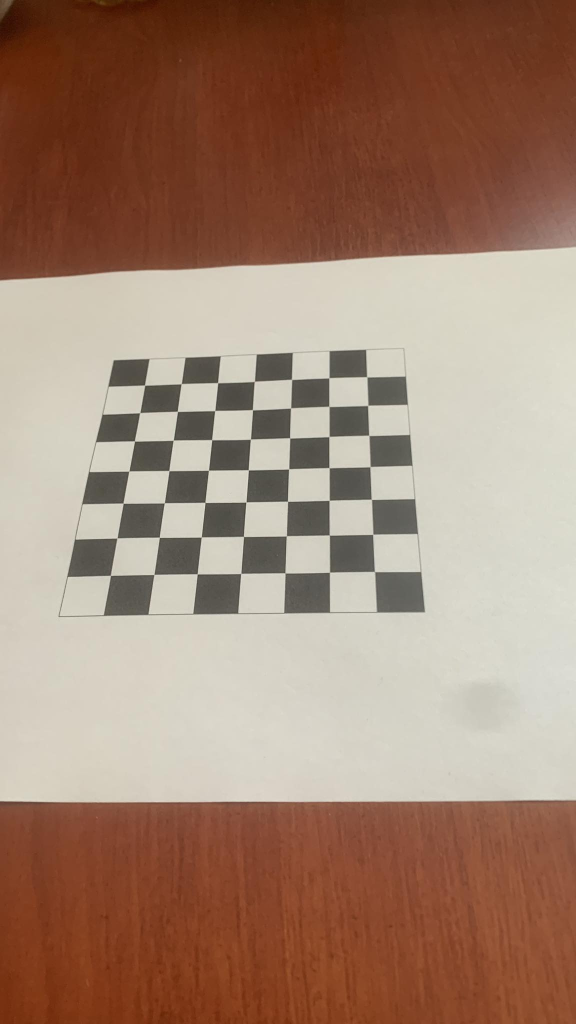
#> input picture NewChessBoard/348358990_1465926260818657_8167415450726061737_n.jpg, 1152 x 2048 px (shown at 1/2 size); its folder holds only this picture in this run
$ jupyter execute --allow-errors QRM4PB_AXJ0GV_GepiLatas_Feleves.ipynb
#> lines starting #> are read from the running program, lines starting #| are printed output that depends on the picture; after the words box and inside, x2 and y2 are one past the last pixel; in counts of white or black regions, pixels touching at a corner belong together; long printed decimals are rounded
<a href="https://colab.research.google.com/github/tolnaidominik/QRM4PB_AXJ0GV_GepiLatas/blob/main/QRM4PB_AXJ0GV_GepiLatas_Feleves.ipynb" target="_parent"></a>

[cell 1]
import numpy as np
import cv2 as cv
import glob
import matplotlib.pyplot as plt
from google.colab import drive

[cell 2]
drive.mount('/content/gdrive', force_remount = True)

[cell 3]
images = glob.glob("/content/gdrive/MyDrive/GepiLatas/NewChessBoard/*.jpg")

images

[cell 4]
# Vészleállási paraméterek beállítása
criteria = (cv.TERM_CRITERIA_EPS + cv.TERM_CRITERIA_MAX_ITER, 30, 0.001)
# 7x7 pattern
objp = np.zeros((7*7,3), np.float32)
objp[:,:2] = np.mgrid[0:7,0:7].T.reshape(-1,2)
objpoints = [] # 3D pontok (Való világ)
imgpoints = [] # 2D pontok (Kép)

[cell 5]
GRIDSIZE = 23  # 32 mm egy négyzet szélessége

objp[:, :2] = np.mgrid[0:7*GRIDSIZE:GRIDSIZE,0:7*GRIDSIZE:GRIDSIZE].T.reshape(-1,2)
print(objp)

[cell 6]
#A kamera kalibrációjához szükséges fontos bemeneti adatok a valós világ 3D pontok halmaza és ezeknek a pontoknak a képen való megfelelő 2D koordinátái.
#A kép kiszinezésénél az összeérő fekete sarkokat használja segítségül a program.

for fname in images:
    img = cv.imread(fname)
#> img is the input picture: shape (2048, 1152, 3); mean B, G, R 112.9, 131.3, 161
    print(fname)
    gray = cv.cvtColor(img, cv.COLOR_BGR2GRAY)
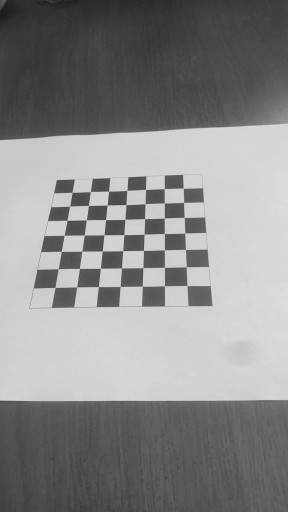
#> gray: shape (2048, 1152) (shown at 1/4 size); min 21, max 237, mean 138
    ret, corners = cv.findChessboardCorners(gray, (7,7), None)
#> ret = True; corners = 49 rows, first 8: [733.4, 753.5], [735.6, 811.8], [737.8, 871], [740.6, 933.8], [742.9, 999], [745.9, 1069.1], [748.7, 1143.4], [657.8, 756.3]
    #Ha megtaláltuk a sakktábla sarkát hozzáadjuk a mátrixokhoz. (Pontosítás után)
    if ret == True:
        objpoints.append(objp)
        corners2 = cv.cornerSubPix(gray,corners, (11,11), (-1,-1), criteria)
#> corners2 = 49 rows, first 8: [733.9, 754.2], [735.9, 811.3], [738.1, 871.2], [740.4, 933.8], [743, 999.1], [746, 1069.1], [749.4, 1143.6], [658.3, 756.1]
        imgpoints.append(corners)
        # Sarkok kirajzolása
        cv.drawChessboardCorners(img, (7,7), corners2, ret)
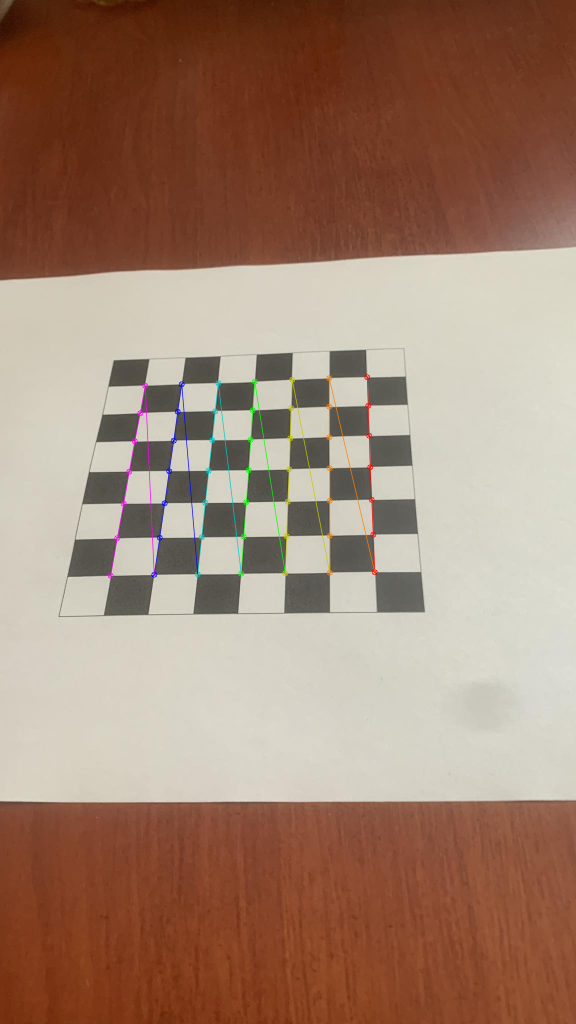
#> img: shape (2048, 1152, 3) (shown at 1/2 size); 0.81% of pixels changed, all inside (x1, y1, x2, y2) = (215, 748, 756, 1158)
        plt.imshow(img)
        plt.show()

[cell 7]
ret, mtx, dist, rvecs, tvecs = cv.calibrateCamera(objpoints, imgpoints, gray.shape[::-1], None, None)
#> ret = 0.688; mtx = [[1209.9, 0, 577.3], [0, 1167.9, 1135], [0, 0, 1]]; dist = [[-0.0738, 3.56, -0.00169, -0.00116, -16.92]]; rvecs = ([-0.314, 0.444, 1.54],); tvecs = ([47.75, -119.8, 373.1],)

#A beépített OpenCV kamera kalibrációt felhasználva kiszámoljuk a felsorolt paramétereket

[cell 8]
img = cv.imread("images3/348361676_645882804225600_5585290070392960618_n.jpg")
#> (the rest of this cell did not finish here and is left out)

#> (a cell that did not finish here is left out)

#> (a cell that did not finish here is left out)

[cell 11]
print("A kép első sarkának 3D koordinátái: ", np.asarray(objpoints)[0,0,:])
#| A kép első sarkának 3D koordinátái:  [0. 0. 0.]

[cell 12]
imgpointsnp = np.asarray(imgpoints).reshape(-1,49,2)
#> imgpointsnp = 49 pairs, first value 221.3 to 749.4, second value 754.2 to 1151.2
print("A kép első sarkának 2D koordinátái: ", imgpointsnp[0,0,:])
#| A kép első sarkának 2D koordinátái:  [733.9377  754.177]

#> (the rest of this cell did not finish here and is left out)

[cell 13]
print("Kép felbontása: ", gray.shape)
#| Kép felbontása:  (2048, 1152)

[cell 14]
print("X fókusztávolság: ", mtx[0,0])
#| X fókusztávolság:  1209.927

[cell 15]
print("Y fókusztávolság: ", mtx[1,1])
#| Y fókusztávolság:  1167.921

[cell 16]
print("X középpont:", mtx[0,2])
#| X középpont: 577.265

[cell 17]
print("Y középpont:", mtx[1,2])
#| Y középpont: 1135.035

[cell 18]
print("Dőlésszög: ", mtx[0,1])
#| Dőlésszög:  0.0

#Fontos a kamera kalibrációban, mert segít helyesen beállítani a képtengelyeket, és biztosítja a képek geometriai pontosságát és valósághűségét.

[cell 19]
tvecsnp = np.asarray(tvecs).reshape(-1,3)
#> tvecsnp = [[47.75, -119.8, 373.1]]

[cell 20]
print("A kép tranzlációs vektora: ", tvecsnp[0,:])
#| A kép tranzlációs vektora:  [  47.749 -119.842  373.051 ]

#A kamera koordinátarendszerének eltolását jelöli a világkoordinátarendszerhez képest. Ez a vektor megadja a kamera pozícióját a térben.

[cell 21]
rvecsnp = np.asarray(rvecs).reshape(-1,3)
#> rvecsnp = [[-0.314, 0.444, 1.54]]

[cell 22]
print("A kép rotációs vektora: ", rvecsnp[0,:])
#| A kép rotációs vektora:  [-0.3142   0.4436  1.544]

#A kamera koordinátarendszerének elforgatását fejezi ki a világkoordinátarendszerhez képest. Ez a vektor leírja a kamera helyzetét a térben.

[cell 23]
print("A kamera belső paraméterei (K matrix):", mtx)
#| A kamera belső paraméterei (K matrix): [[1.20992725e+03 0.00000000e+00 5.77264870e+02]
#|  [0.00000000e+00 1.16792096e+03 1.13503520e+03]
#|  [0.00000000e+00 0.00000000e+00 1.00000000e+00]]

#A kamera belső paraméterei -> fókusztávolság (f_x, f_y), optikai középpont (c_x, c_y), torzítási paraméterek

[cell 24]
print("Torzítási együttható(k): ", dist)
#| Torzítási együttható(k):  [[-7.38278415e-02  3.55937230e+00 -1.69223914e-03 -1.15838333e-03
#|   -1.69166835e+01]]

#Képen megjelenő objektumok nem jelennek meg a valóságos formájukban és méretükben

[cell 25]
print("Re-projection error: ", ret)
#| Re-projection error:  0.6881

#Egy olyan becslés, amely visszaadja azt, hogy a paraméterek mennyire pontosak.

$ run again, on NewChessBoard/348364961_129855080111097_8843526343215658118_n.jpg
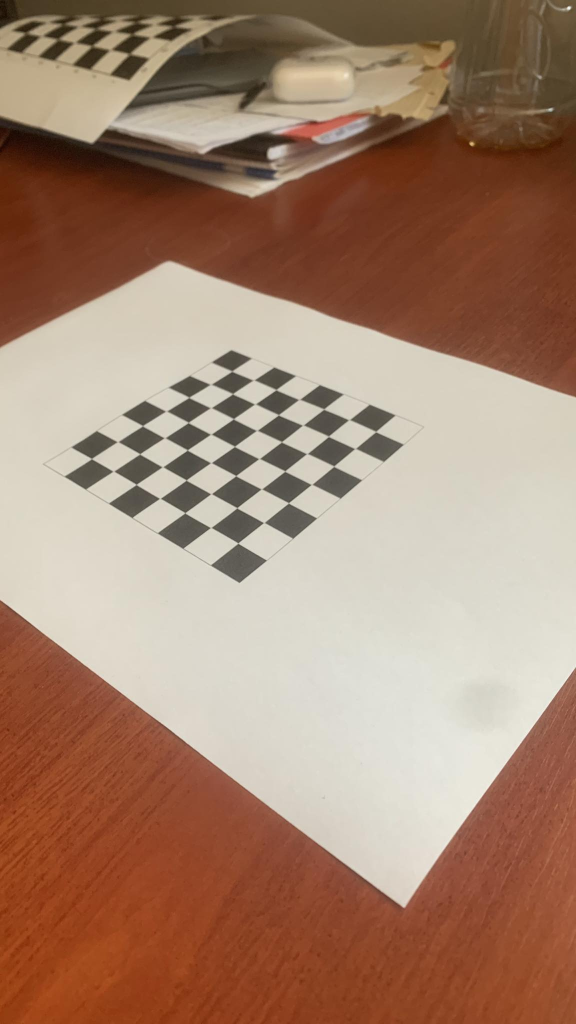
#> input picture NewChessBoard/348364961_129855080111097_8843526343215658118_n.jpg, 1152 x 2048 px (shown at 1/2 size)
#> img is the input picture: shape (2048, 1152, 3); mean B, G, R 110.8, 131.5, 163.9
#> `gray = cv.cvtColor(img, cv.COLOR_BGR2GRAY)`:
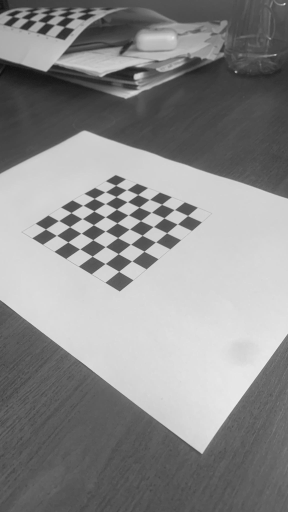
#> gray: shape (2048, 1152) (shown at 1/4 size); min 8, max 251, mean 138.8
#> `ret, corners = cv.findChessboardCorners(gray, (7,7), None)`: ret = True; corners = 49 rows, first 8: [752, 863.5], [711, 898], [667.6, 934.8], [623.5, 969.5], [578, 1005.9], [528, 1045.5], [474.8, 1085.3], [699, 839.5]
#> corners2 = 49 rows, first 8: [751.8, 863.7], [710.5, 897.5], [668, 932.8], [623.5, 969.3], [577.3, 1006.3], [528, 1045.5], [476.2, 1086.5], [698.5, 840]
#> `cv.drawChessboardCorners(img, (7,7), corners2, ret)`:
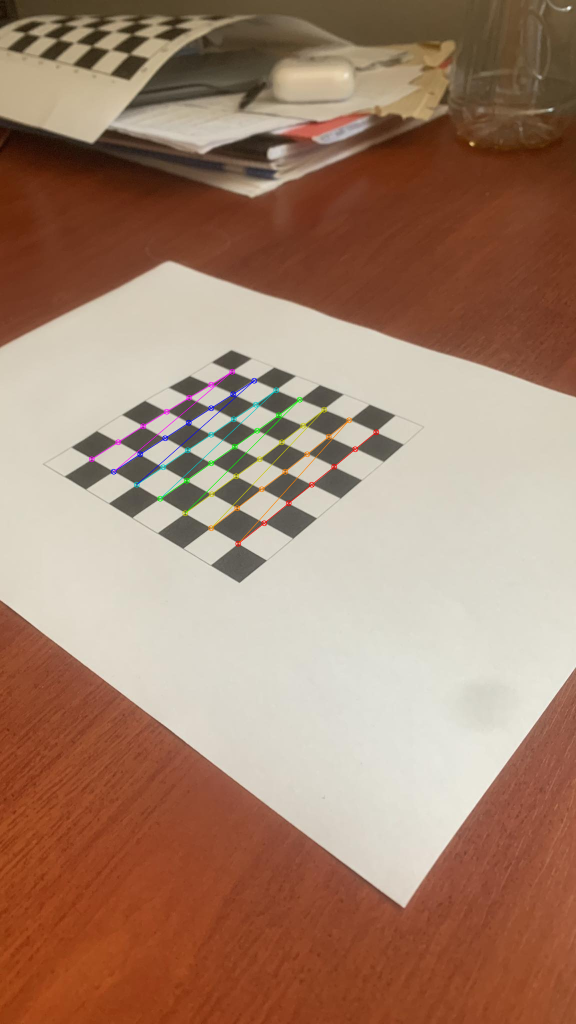
#> img: shape (2048, 1152, 3) (shown at 1/2 size); 0.6% of pixels changed, all inside (x1, y1, x2, y2) = (177, 737, 759, 1094)
#> `ret, mtx, dist, rvecs, tvecs = cv.calibrateCamera(objpoints, imgpoints..`: ret = 0.664; mtx = [[1827.7, 0, 527.9], [0, 2758.7, 1062.5], [0, 0, 1]]; dist = [[1.61, -48.65, -0.0151, 0.00023, 498.1]]; rvecs = ([-0.499, 1.26, 2],); tvecs = ([77.16, -45.25, 640.7],)
#| A kép első sarkának 3D koordinátái:  [0. 0. 0.]
#> imgpointsnp = 49 pairs, first value 183.4 to 751.8, second value 742.8 to 1086.5
#| A kép első sarkának 2D koordinátái:  [751.807 863.6541 ]
#| Kép felbontása:  (2048, 1152)
#| X fókusztávolság:  1827.693
#| Y fókusztávolság:  2758.671
#| X középpont: 527.911
#| Y középpont: 1062.527
#| Dőlésszög:  0.0
#> tvecsnp = [[77.16, -45.25, 640.7]]
#| A kép tranzlációs vektora:  [ 77.158 -45.249 640.660]
#> rvecsnp = [[-0.499, 1.26, 2]]
#| A kép rotációs vektora:  [-0.4993  1.256  1.998]
#| A kamera belső paraméterei (K matrix): [[1.82769269e+03 0.00000000e+00 5.27910723e+02]
#|  [0.00000000e+00 2.75867141e+03 1.06252690e+03]
#|  [0.00000000e+00 0.00000000e+00 1.00000000e+00]]
#| Torzítási együttható(k):  [[ 1.60619651e+00 -4.86460653e+01 -1.50932130e-02  2.29947077e-04
#|    4.98119283e+02]]
#| Re-projection error:  0.6641

$ run again, on NewChessBoard/348365074_816998409847397_3158440115646762848_n.jpg
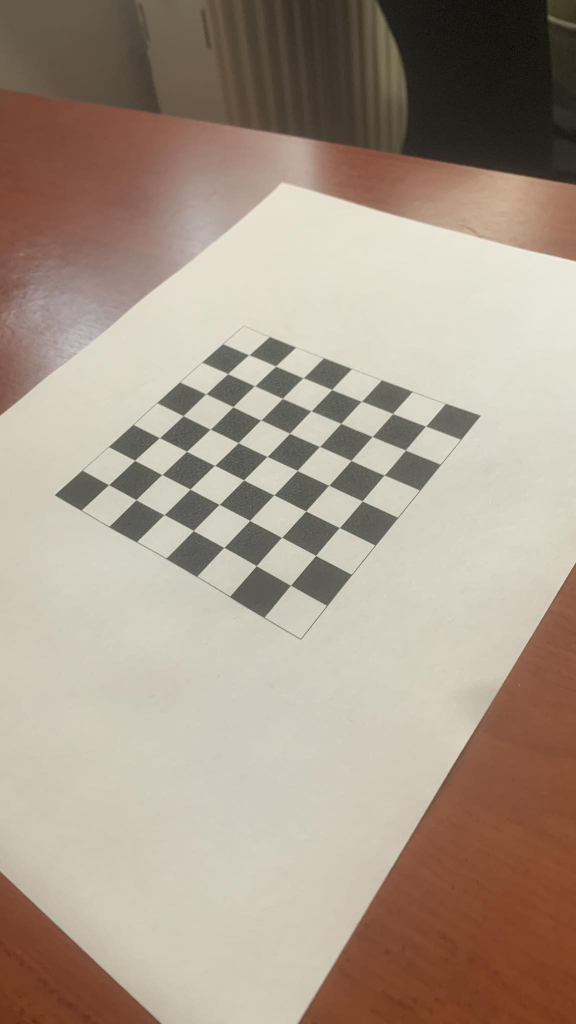
#> input picture NewChessBoard/348365074_816998409847397_3158440115646762848_n.jpg, 1152 x 2048 px (shown at 1/2 size)
#> img is the input picture: shape (2048, 1152, 3); mean B, G, R 138.3, 153.4, 168.1
#> `gray = cv.cvtColor(img, cv.COLOR_BGR2GRAY)`:
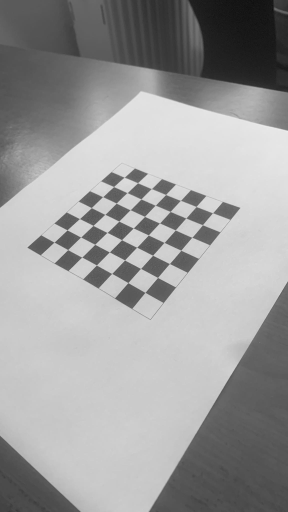
#> gray: shape (2048, 1152) (shown at 1/4 size); min 2, max 241, mean 156
#> `ret, corners = cv.findChessboardCorners(gray, (7,7), None)`: ret = True; corners = 49 rows, first 8: [498.4, 710.5], [553, 731.8], [606.9, 756.8], [666.1, 778.9], [723.6, 804.1], [784.9, 827.7], [852.7, 854.1], [456, 748]
#> corners2 = 49 rows, first 8: [497.9, 710.3], [551.5, 732.7], [606.7, 756.1], [663.9, 779.5], [723.1, 803.1], [785.6, 827.6], [851.5, 852.8], [455.8, 747.9]
#> `cv.drawChessboardCorners(img, (7,7), corners2, ret)`:
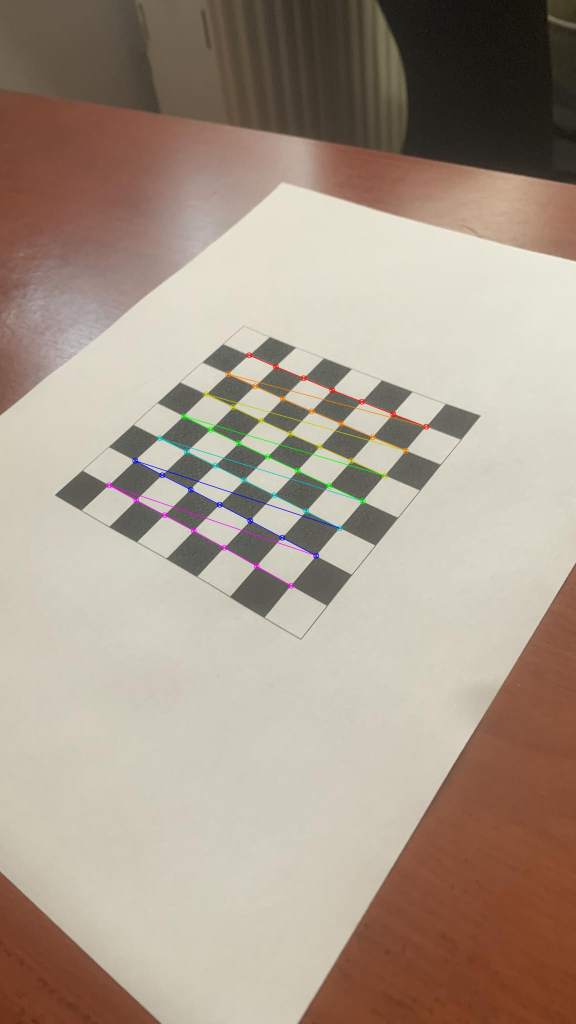
#> img: shape (2048, 1152, 3) (shown at 1/2 size); 0.8% of pixels changed, all inside (x1, y1, x2, y2) = (212, 704, 859, 1178)
#> `ret, mtx, dist, rvecs, tvecs = cv.calibrateCamera(objpoints, imgpoints..`: ret = 0.8; mtx = [[1092.9, 0, 687.5], [0, 922.2, 1013.8], [0, 0, 1]]; dist = [[0.0431, 1.58, -0.00383, 0.0188, -6.14]]; rvecs = ([-0.421, 0.224, 0.563],); tvecs = ([-64.88, -121.4, 374.7],)
#| A kép első sarkának 3D koordinátái:  [0. 0. 0.]
#> imgpointsnp = 49 pairs, first value 217.7 to 851.5, second value 710.3 to 1170.8
#| A kép első sarkának 2D koordinátái:  [497.942 710.2727 ]
#| Kép felbontása:  (2048, 1152)
#| X fókusztávolság:  1092.858
#| Y fókusztávolság:  922.167
#| X középpont: 687.543
#| Y középpont: 1013.806
#| Dőlésszög:  0.0
#> tvecsnp = [[-64.88, -121.4, 374.7]]
#| A kép tranzlációs vektora:  [ -64.882 -121.390   374.717]
#> rvecsnp = [[-0.421, 0.224, 0.563]]
#| A kép rotációs vektora:  [-0.4205  0.2236  0.5631]
#| A kamera belső paraméterei (K matrix): [[1.09285788e+03 0.00000000e+00 6.87542651e+02]
#|  [0.00000000e+00 9.22166872e+02 1.01380608e+03]
#|  [0.00000000e+00 0.00000000e+00 1.00000000e+00]]
#| Torzítási együttható(k):  [[ 4.31420536e-02  1.57818870e+00 -3.82850450e-03  1.88179989e-02
#|   -6.13881621e+00]]
#| Re-projection error:  0.8002
